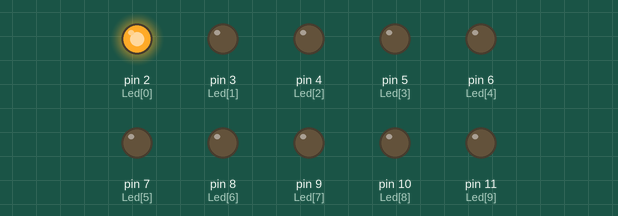
A sketch run on a simulated Arduino Uno, built with avr-gcc and run on an emulated ATmega328P. On the bench: output pins drawn as LEDs (lit = HIGH).

Above: at 0.12 s.
At 1.12 s:
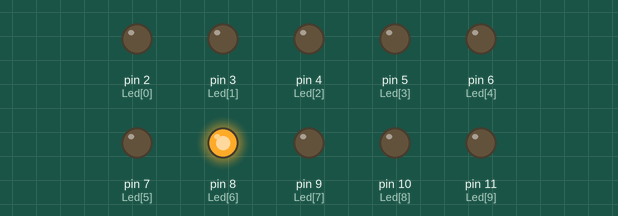
At 1.62 s:
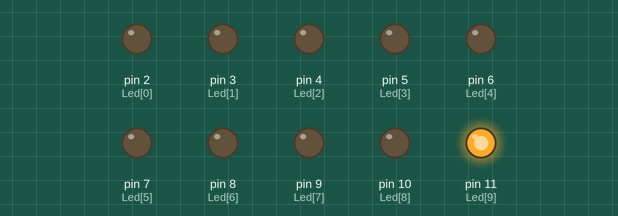
At 2.62 s:
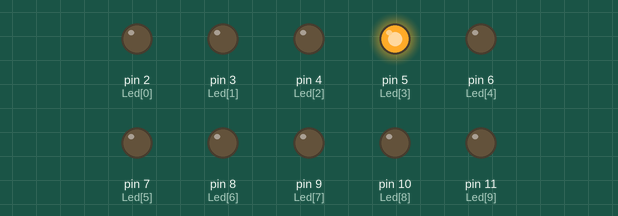
At 4.37 s:
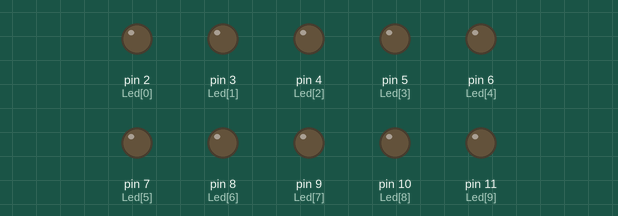
Timing chart, 0 to 4.7 s (numbered marks = the images above):
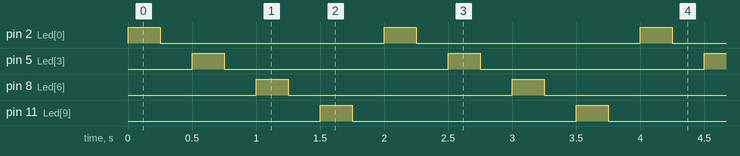

Measured:
- by itself, pin 2 (Led[0]), pin 5 (Led[3]), pin 8 (Led[6]), pin 11 (Led[9]): alternates HIGH for 0.25 s and LOW for 1.8 s
- by itself, everything shown: repeats every 2.0 s, in 8 steps

The sketch:

test.ino
```cpp
#include <stdlib.h>
#include <stdio.h>
#include <Arduino.h>
/*
 * Hello World!
 *
 * This is the Hello World! for Arduino.
 * It shows how to send data to the computer
 */
int  Led[10] = {2, 3, 4, 5 , 6, 7, 8, 9, 10, 11}; //déclaration et initialisation du tableau

void setup()
{

  //Boucle d'initialisation des modes et mise à 0V
  for (int i = 0; i < 10; i++) // i va nous servir pour parcourir le tableau
  {
    pinMode(Led[i], OUTPUT); //on utilise les valeurs du tableau
    digitalWrite(Led[i], LOW); // l'une après l'autre
  }
}

void loop()                       // run over and over again
{
    for(int i=0;i<10;i++){
    if(i%3 == 0){
      digitalWrite(Led[i], HIGH);
      delay(250);
      digitalWrite(Led[i], LOW);
      delay(250);}
    }
}
```
